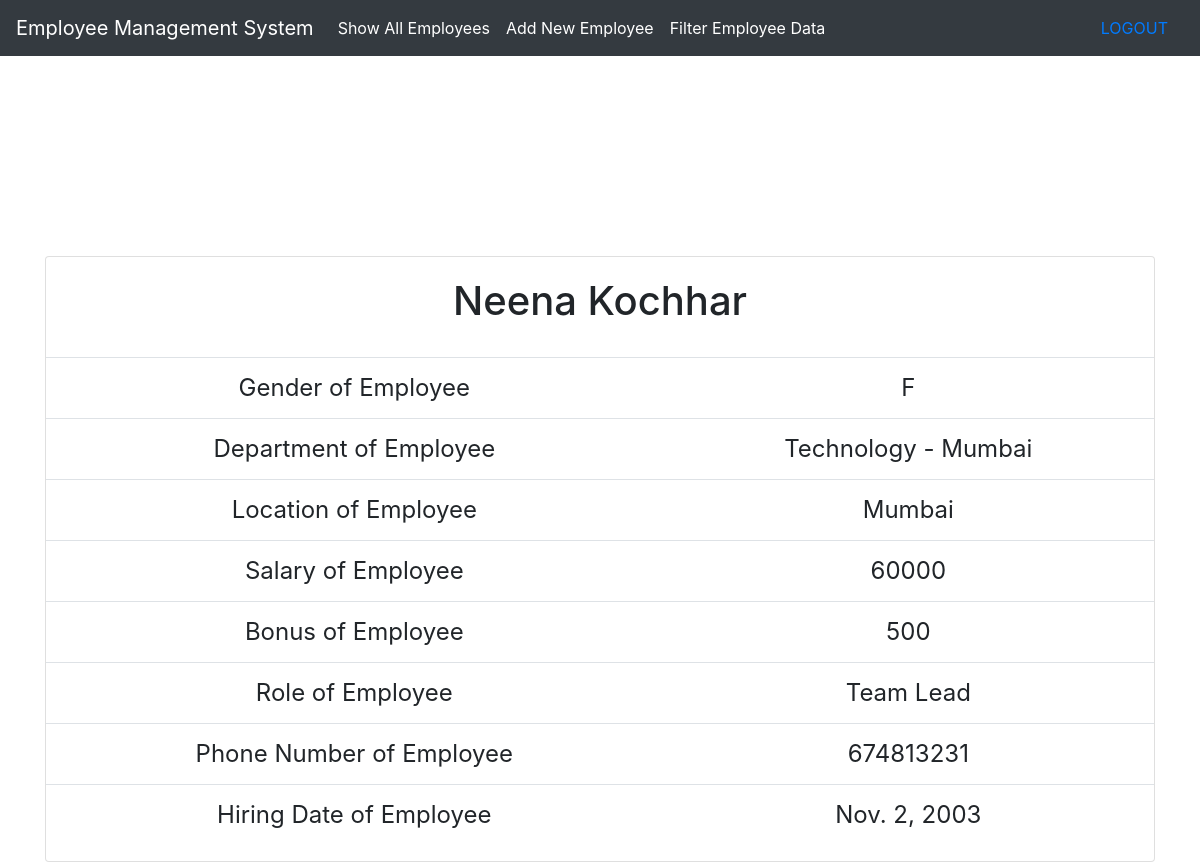
Screenshot of /viewEmployee/3 (signed in) with the database file from the repository.
### emp_app/models.py (models this page shows)
class Employee(models.Model):
    GENDER = (("F", "Female"), ("M", "Male"), ("U", "Undisclosed"))
    first_name = models.CharField(max_length=256)
    last_name = models.CharField(max_length=256, blank=True)
    gender = models.CharField(choices=GENDER, max_length=1)
    department = models.ForeignKey(Department, on_delete=models.CASCADE)
    salary = models.IntegerField(default=0)
    bonus = models.IntegerField(default=0)
    role = models.ForeignKey(Role, on_delete=models.CASCADE)
    phoneNo = models.CharField(max_length=10)
    hire_date = models.DateField()
    def __str__(self):
        return self.first_name + " " + self.last_name

class Department(models.Model):
    name = models.CharField(max_length=256)
    location = models.CharField(max_length=256)
    def __str__(self):
        return self.name + " - " + self.location

class Role(models.Model):
    name = models.CharField(max_length=256)
    def __str__(self):
        return self.name

### emp_app/views.py (the view)
# urls.py: path('viewEmployee/<int:pk>',
class viewEmployee(LoginRequiredMixin, DeleteView):
    model = models.Employee
    template_name = 'emp_app/viewEmployee.html'
    login_url = '/auth/login'

### templates/emp_app/viewEmployee.html
{% extends 'base.html' %} {%block body%} {% include 'navBar.html' %}
<div
  class="container"
  style="
    text-align: center;
    margin-top: 200px;
    margin-left: auto;
    margin-right: auto;
  "
>
  <div class="card">
    <div class="card-body">
      <h1 class="card-title">{{object}}</h1>
    </div>
    <table class="table table-hover" style="font-size: x-large">
      <tr>
        <td>Gender of Employee</td>
        <td>{{object.gender}}</td>
      </tr>
      <tr>
        <td>Department of Employee</td>
        <td>{{object.department}}</td>
      </tr>
      <tr>
        <td>Location of Employee</td>
        <td>{{object.department.location}}</td>
      </tr>
      <tr>
        <td>Salary of Employee</td>
        <td>{{object.salary}}</td>
      </tr>
      <tr>
        <td>Bonus of Employee</td>
        <td>{{object.bonus}}</td>
      </tr>
      <tr>
        <td>Role of Employee</td>
        <td>{{object.role}}</td>
      </tr>
      <tr>
        <td>Phone Number of Employee</td>
        <td>{{object.phoneNo}}</td>
      </tr>
      <tr>
        <td>Hiring Date of Employee</td>
        <td>{{object.hire_date}}</td>
      </tr>
    </table>
  </div>
</div>
{%endblock%}

### rows the page displays
Employee: first_name+last_name "Neena Kochhar", gender "F", department "Technology - Mumbai", department.location "Mumbai", salary "60000", bonus "500", role "Team Lead", phoneNo "674813231", hire_date "Nov. 2, 2003"
